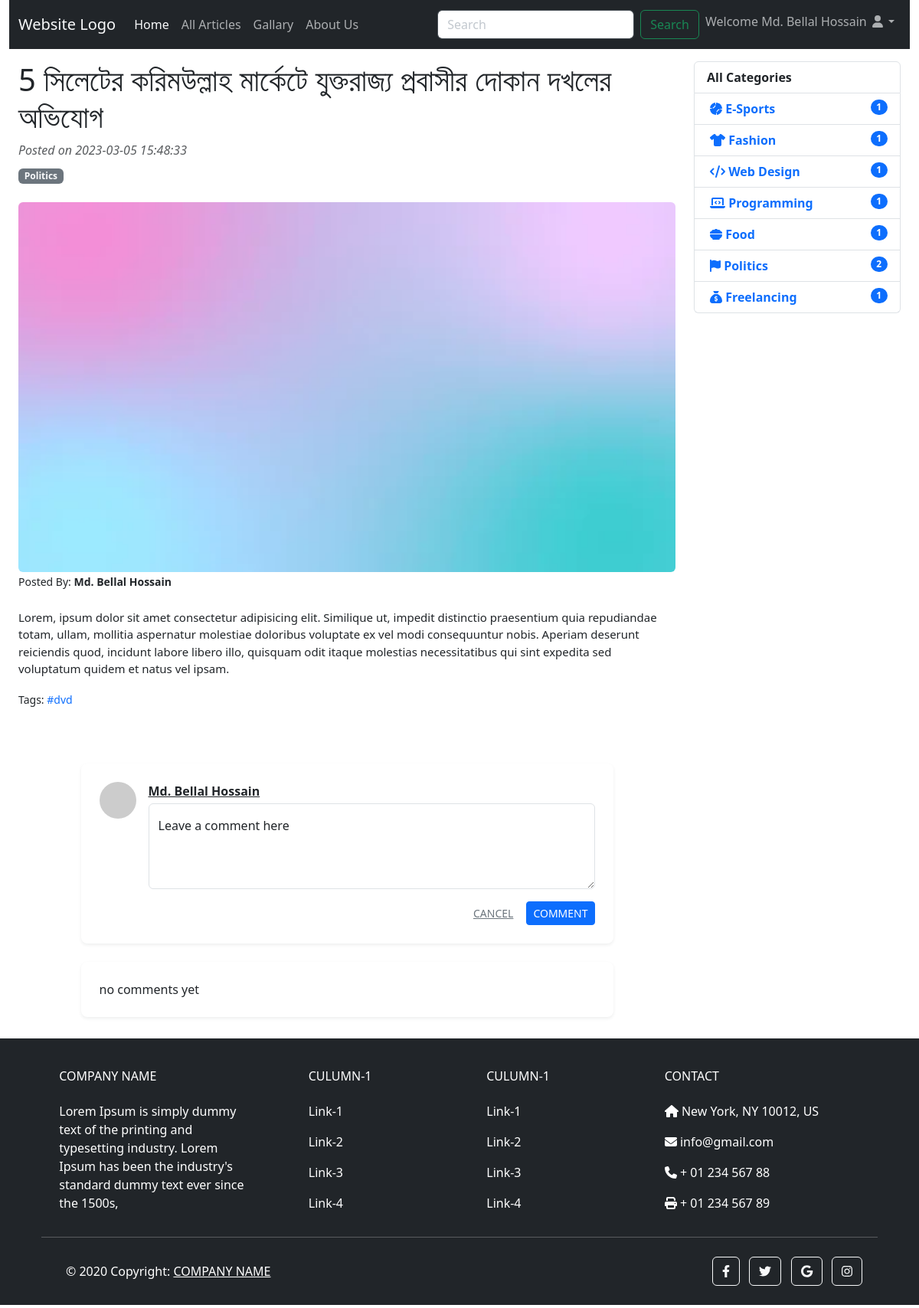
Page /details.php?id=6 (signed in) on the committed database.
### tables this page shows
CREATE TABLE `articles` (
  `id` int(11) NOT NULL,
  `category_id` int(11) NOT NULL,
  `title` varchar(512) NOT NULL,
  `description` text NOT NULL,
  `images` varchar(512) NOT NULL,
  `active` set('0','1','2','3') NOT NULL DEFAULT '1',
  `user_id` int(11) NOT NULL,
  `tags` varchar(128) NOT NULL,
  `op1` varchar(128) NOT NULL,
  `created_at` datetime NOT NULL DEFAULT current_timestamp()
);

CREATE TABLE `categories` (
  `id` int(11) NOT NULL,
  `name` varchar(256) NOT NULL,
  `description` text NOT NULL,
  `icon` varchar(64) NOT NULL,
  `created_at` timestamp NOT NULL DEFAULT current_timestamp()
);

CREATE TABLE `users` (
  `id` int(11) NOT NULL,
  `name` varchar(80) NOT NULL,
  `email` varchar(128) NOT NULL,
  `username` varchar(512) NOT NULL,
  `password` varchar(128) NOT NULL,
  `role` set('1','2','3') NOT NULL DEFAULT '1',
  `created_at` timestamp NOT NULL DEFAULT current_timestamp()
);

### details.php (the view, shortened to what this page needs)
<?php
if (isset($_GET['id'])) {
  $id = $_GET['id'];
} else {
  exit;
}
require "inc/connection.php";
$q = "select articles.*, categories.name as catname, users.name as uname from articles,categories,users where articles.active='1' and articles.id='" . $id . "' and articles.category_id=categories.id and articles.user_id=users.id limit 1";
$r = $conn->query($q);
$r = $r->fetch_assoc();
?>
<?php require "frontinc/d.header.php"; ?>
</head>
<body>
  <div class="container-fluid">
    <?php require "frontinc/navbar.php"; ?>
    <div class="container-fluid">
    <div class="row mt-3">
<div class="col-md-9">
  <d<article>
  <header class="mb-4">
    <h1 class="font-weight-bold text-dark"><?= $r['title'] ?></h1>
    <div class="text-muted fst-italic mb-2">Posted on <?= $r['created_at'] ?></div>
    <a class="badge bg-secondary text-decoration-none link-light" href="category.php?id=<?= $r['category_id'] ?>"><?= $r['catname'] ?></a>
  </header>
  <figure class="mb-4"><img style="width: 100%;" class="img-fluid rounded" src="assets/aimages/<?= $r['images'] ?>" alt="..." /><small>Posted By: <b> <?= $r['uname'] ?> </b></small></figure>
  <section  class="mb-5">
    <p style="font-size: 15px;"> <?= $r['description'] ?></p>
    <div  class="my-3">
        <small>Tags:
          <?php
          $tagarr = explode(",", $r['tags']);
          if (count($tagarr)) {
            foreach ($tagarr as $value) {
              echo '<a style="text-decoration: none" href="#" class="text-primary">#' . $value . '</a>';
            }
          }
          ?>
        </small>
      </div>
  </section>
  <div style="width: 100%;" class="app container py-4">
    <div class="col-md-10 col-lg-10 m-auto">
      <div class="bg-white rounded-3 shadow-sm p-4 mb-4">
        <?php
        if (isset($_SESSION['loggedin']) && $_SESSION['loggedin']) {
          if ($_SESSION['role'] == "1" || $_SESSION['role'] == "2") {
        ?>
            <div class="d-flex">
              <img class="rounded-circle me-3" style="width:3rem;height:3rem;" src="https://via.placeholder.com/128/fe669e/ffcbde.png?text=<?= $_SESSION['username'][0] ?>" />
              <div class="flex-grow-1">
                <div class="hstack gap-2 mb-1">
                  <a href="#" class="fw-bold link-dark"><?= $_SESSION['username'] ?></a>
                </div>
                <div class="form-floating mb-3">
                  <textarea class="form-control w-100" placeholder="Leave a comment here" id="my-comment" style="height:7rem;"></textarea>
                  <label for="my-comment">Leave a comment here</label>
                </div>
                <div class="hstack justify-content-end gap-2">
                  <button class="btn btn-sm btn-link link-secondary text-uppercase">cancel</button>
                  <button id="commentBtn" type="button" class="btn btn-sm btn-primary text-uppercase">comment</button>
                </div>
              </div>
            </div>
          <?php }
        } else { ?>
          <h3>You have to <a href="login.php">login</a> to comment first, You can register from <a href="register.php">here</a></h3>
        <?php } ?>
      </div>
      <div class="bg-white rounded-3 shadow-sm p-4">
        <?php
        $comments = "select comments.*,users.name as name from comments,users where comments.article_id='" . $id . "' and comments.user_id= users.id order by comments.created_at";
        $q = $conn->query($comments);
        if ($q->num_rows) {
          $total = $q->num_rows;
        ?>
          <h4 class="mb-4"><?= $total; ?> Comments</h4>
          <?php
          while ($row = $q->fetch_assoc()) {
          ?>
            <div class="">
              <div class="py-3">
                <div class="d-flex comment">
                  <img class="rounded-circle comment-img" src="https://via.placeholder.com/64/fe669e/ffcbde.png?text=<?= $row['name'][0] ?>" />
                  <div class="flex-grow-1 ms-3">
                    <div class="mb-1"><a href="#" class="fw-bold link-dark me-1"><?= $row['name']; ?></a> <span class="text-muted text-nowrap"><?= $row['created_at'] ?></span></div>
                    <div class="mb-2"><?= $row['comment'] ?></div>
                    <?php
                    if (isset($_SESSION['loggedin']) && $_SESSION['loggedin']) {
                      if ($_SESSION['role'] == "2") {
                    ?>
                        <a href="ajax/deletecomment.php?commentid=<?= $row['id']; ?>" onclick="return confirm('Are you sure?')" class="link-danger small ms-3" href="#">DELETE</a>
                    <?php }
                    } ?>
                    <!-- <div class="hstack align-items-center mb-2">
                     <a class="link-primary me-2" href="#"><i class="zmdi zmdi-thumb-up"></i></a>
                     <span class="me-3 small">55</span>
                     <a class="link-secondary me-4" href="#"><i class="zmdi zmdi-thumb-down"></i></a>
                     <a class="link-secondary small" href="#">REPLY</a>
                     <a class="link-danger small ms-3" href="#">DELETE</a>
                  </div>
                  <a class="fw-bold d-flex align-items-center" href="#">
                     <i class="zmdi zmdi-chevron-down fs-4 me-3"></i>
                     <span>Hide Replies</span>
                  </a> -->
                  </div>
                </div>
              </div>
            </div>
        <?php }
        } else {
          echo "no comments yet";
        } ?>
      </div>
    </div>
  </div>
</div>
<div class="col-md-3">
  <?php require "inc/leftcategory.php"; ?>
</div>
</div>
    </div>
  </div>
  <?php require "frontinc/footer.php"; ?>
</body>
</html>

### inc/leftcategory.php
<ol class="list-group">
  <li class="list-group-item d-flex justify-content-between align-items-start ">
    <b>All Categories</b>
  </li>
  <?php
  $c = "select categories.*,count(*) as total from categories,articles where articles.category_id=categories.id  group by articles.category_id;";
  $cr = $conn->query($c);
  while ($row = $cr->fetch_assoc()) {
  ?>
    <li class="list-group-item d-flex justify-content-between align-items-start">
      <div class="ms-1 me-auto">
        <a style="text-decoration: none" href="category.php?id=<?= $row['id'] ?>">
          <div class="fw-bold"><?= $row['icon'] ?> <?= $row['name'] ?></div>
        </a>
      </div>
      <span class="badge bg-primary rounded-pill"><?= $row['total'] ?></span>
    </li>
  <?php } ?>
</ol>

### rows in the picture
articles: title "5 সিলেটের করিমউল্লাহ মার্কেটে যুক্তরাজ্য প্রবাসীর দোকান দখলের অভিযোগ", created_at "2023-03-05 15:48:33", category.name "Politics", images (picture), user.name "Md. Bellal Hossain", description "Lorem, ipsum dolor sit amet consectetur adipisicing elit. Similique ut, impedit distinctio praesentium quia repudiandae totam, ullam, mollitia aspernatur molestiae doloribus voluptate ex vel modi consequuntur nobis. Aperiam deserunt reiciendis quod, incidunt labore libero illo, quisquam odit itaque molestias necessitatibus qui sint expedita sed voluptatum quidem et natus vel ipsam.", tags "dvd"
categories: name "E-Sports", total "1"
categories: name "Fashion", total "1"
categories: name "Web Design", total "1"
categories: name "Programming", total "1"
categories: name "Food", total "1"
categories: name "Politics", total "2"
categories: name "Freelancing", total "1"

### other values in the picture
$_SESSION['username'] "Md. Bellal Hossain"
